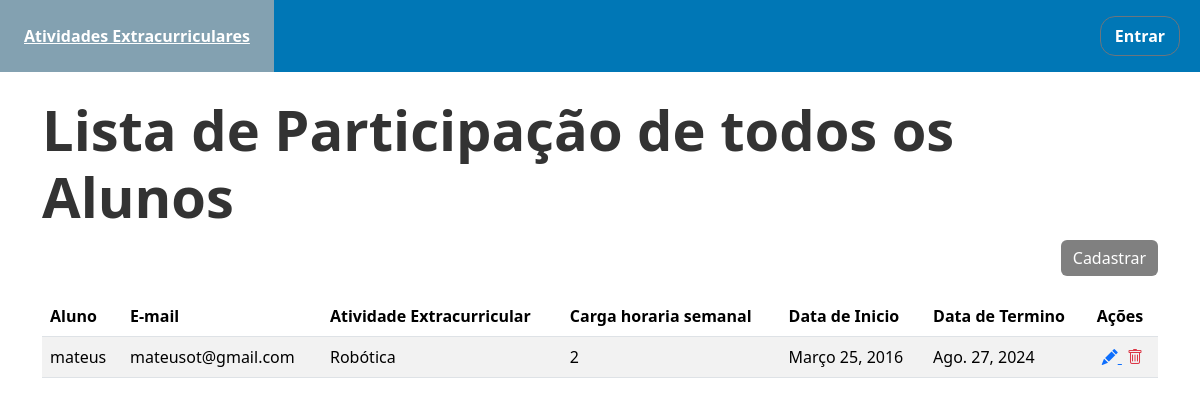
The page /aluno_participa/ on the database as committed earlier.
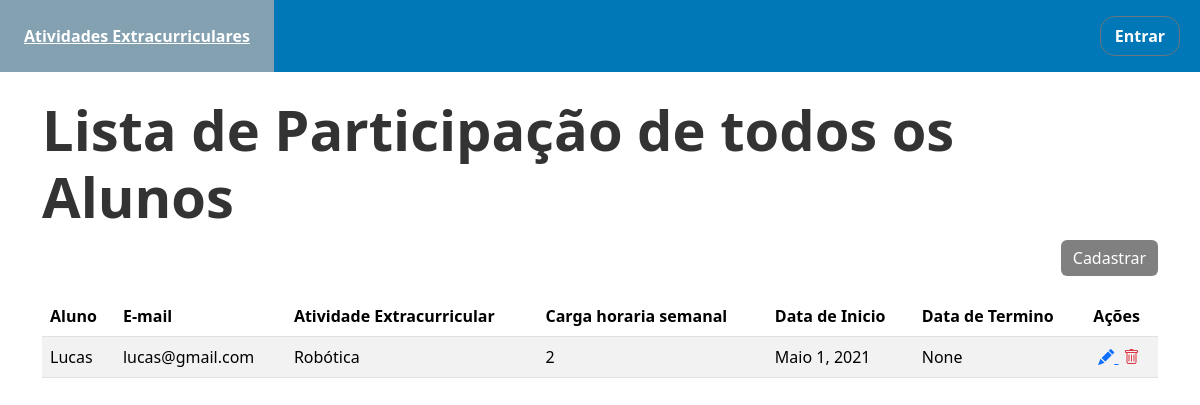
The same page on the database as committed later.
### site_pfi/models.py (models this page shows)
class AlunoParticipa(models.Model):
    data_inicio = models.DateField()
    data_final = models.DateField(blank=True, null=True) #Talvez colocar valor default
    carga_horaria_semanal = models.IntegerField()
    fk_atividade_extracurricualar = models.ForeignKey('AtividadeExtracurricular', on_delete=models.DO_NOTHING)
    fk_aluno = models.ForeignKey('Aluno', on_delete=models.DO_NOTHING)

class Aluno(models.Model):
    nome = models.CharField(max_length=50)
    email = models.EmailField(max_length=80)
    matricula = models.CharField(max_length=30, unique=True)
    fk_curso = models.ForeignKey('Curso',on_delete=models.SET_NULL, null=True, blank=True )
    def __str__(self):
        return self.nome

class AtividadeExtracurricular(models.Model):
    nome = models.CharField(max_length=50)
    descricao = models.TextField() #Talvez depois definir um numero maximo de caracterres
    tipo = models.CharField(max_length=50)
    situacao = models.CharField(max_length=50)
    data_inicio = models.DateField()
    data_termino = models.DateField(blank=True, null=True)
    docente = models.ForeignKey('Docente', on_delete=models.DO_NOTHING)
    def __str__(self):
        return self.nome

### site_pfi/views.py (the view)
# urls.py: path('aluno_participa/', AlunoParticipaListView.as_view(), name='aluno_participa'),
class AlunoParticipaListView(ListView):
    model = AlunoParticipa
    template_name = 'aluno_participa_list.html'
    form_class = AlunoParticipaForms
    context_object_name = 'participa_aluno'
    extra_context = {'form_titulo': 'Lista de Participação de todos os Alunos'}

### templates/aluno_participa_list.html (shortened to what this page needs)
{% extends 'page.html' %}
{% block conteudo %}
    <div class="content container mt-4">
        <h2 class="section-title">
            {{ form_titulo }}
        </h2>
        <div class="text-end">
            <a class="btn btn-success" href="{% url 'nova_participacao' %}" style="background-color: gray; border: gray">Cadastrar </a>
        </div>
        <table class="table table-striped" style="margin-top: 20px;"    >
            <thead class='table'>
            <tr>
                <th>Aluno</th>
                <th>E-mail</th>
                <th>Atividade Extracurricular</th>
                <th>Carga horaria semanal</th>
                <th>Data de Inicio</th>
                <th>Data de Termino</th>
                <th>Ações</th>
            </tr>
            </thead>
            <tbody>
            {% for al in participa_aluno %}
                <tr>
                    <td>{{ al.fk_aluno }}</td>
                    <td>{{ al.fk_aluno.email }}</td>
                    <td>{{ al.fk_atividade_extracurricualar }}</td>
                    <td>{{ al.carga_horaria_semanal }}</td>
                    <td>{{ al.data_inicio }}</td>
                    <td>{{ al.data_final }}</td>
                    <td>
                        <a href="{% url 'editar_paticipacao' al.pk %}" style="margin-left: 5px">
                            <i class="bi bi-pencil-fill"></i>
                        </a>
                        <a class="text-danger" href="{% url 'remover_participacao' al.pk %}" style="margin-left: 5px">
                            <i class="bi bi-trash"></i>
                        </a>
                    </td>
                </tr>
            {% endfor %}
            </tbody>
        </table>
    </div>
{% endblock conteudo %}

Rows that differ between the two databases and show on the page:
changed AlunoParticipa "Robótica": fk_aluno "mateus" → "Lucas"; fk_aluno.email "mateusot@gmail.com" → "lucas@gmail.com"; data_inicio "Março 25, 2016" → "Maio 1, 2021"; data_final "Ago. 27, 2024" → "None"
